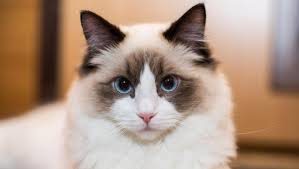
#> input picture kucing.jpeg, 299 x 169 px
$ python lat2.py
#> lines starting #> are read from the running program, lines starting #| are printed output that depends on the picture
import cv2
import numpy as np
from matplotlib import pyplot as plt

img = cv2.imread('kucing.jpeg')
#> img is the input picture: shape (169, 299, 3); mean B, G, R 133.4, 149.9, 174.6
ax = plt.hist(img.ravel(), bins=256)
plt.show()
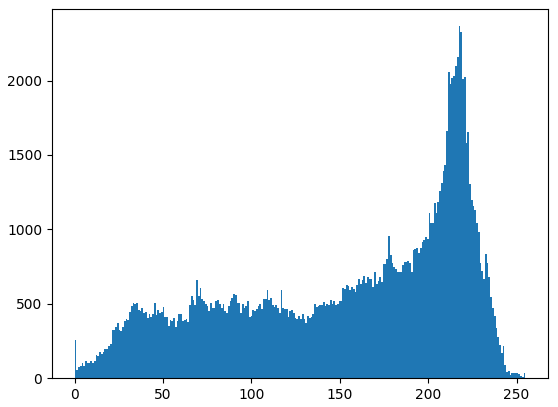
#> figure drawn by matplotlib, 1 panel; tallest bar 2365 high, from x = 217.1 to 218.1
